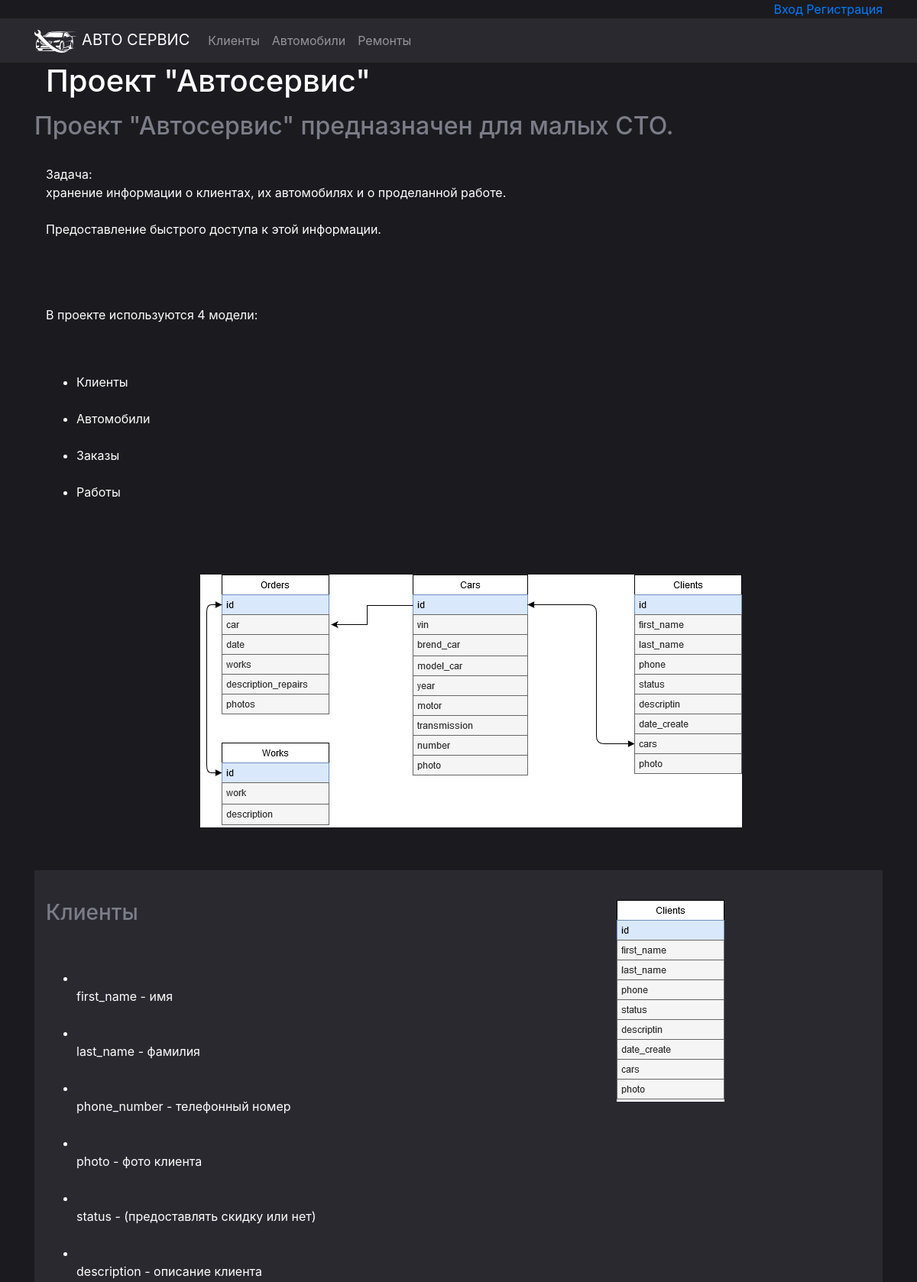
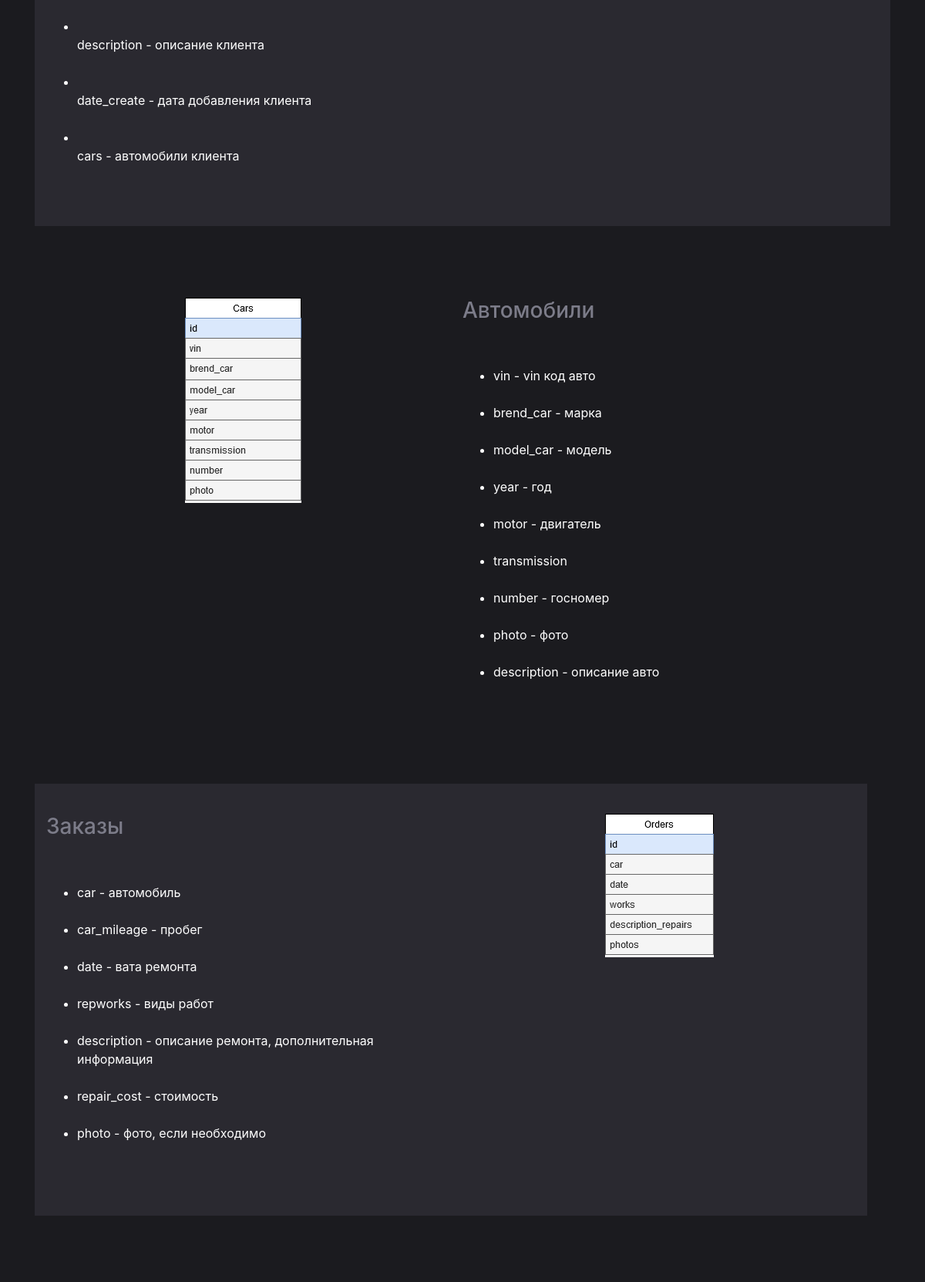
The page / (upper part) on the database its author committed (2 pictures, top to bottom).
### sto/models.py (models this page shows, shortened)
class Article(models.Model):
    article_title = models.CharField('название статьи', max_length=70)
    article_text = models.TextField('текст статьи')
    pub_date = models.DateTimeField('дата публикации', auto_now_add=True)
    homepage = models.BooleanField('Разместить на главной')
    class Meta:
        verbose_name = 'Материал'
        verbose_name_plural = 'Материалы'

### sto/views.py (the view)
# urls.py: path('', views.ArticlesView.as_view(), name='articles_list'),
class ArticlesView(ListView):
    def get(self, request):
        articles = Article.objects.all()
        return render(request, 'articles/articles_list.html', {'articles': articles})

### sto/templates/articles/articles_list.html (shortened to what this page needs)
{% extends 'base.html' %}
{% block content %}
        {% if articles %}
                <div class="container">
            {% for article in articles %}
                {% if article.homepage == True %}
                    <h1>{{ article.article_title }} </h1>
                    {% autoescape off %}
                        {{ article.article_text|linebreaks }}
                    {% endautoescape %}
                {% endif %}
            {% endfor %}
        {% else %}
            Статьи не найдены
        {% endif %}
{% endblock %}

### sto/static/style.css (style rules this page uses)
body { background-color: #1b1b1f; color: white; }
.modeli-text .row { margin-bottom:30px; }
.repair-detail h1, h2, h3 { color:#7c7c89; }
.modeli-text .row { padding:15px 0; }

### rows shown on the page
Article: article_title "Проект \"Автосервис\"", article_text "Проект \"Автосервис\" предназначен для малых СТО. Задача: хранение информации о клиентах, их автомобилях и о проделанной работе. Предоставление быстрого доступа к этой информации. В проекте используются 4 модели: Клиенты Автомобили Заказы Работы Клиенты first_name - имя last_name - фамилия phone_number - телефонный номер photo - фото клиента status - (предоставлять скидку или нет) description - описание клиента description - описание клиента date_create - дата добавления клиента cars - автомобили клиента Автомобили vin - vin код авто brend_car - марка model_car - модель year - год motor - двигатель transmission number - госномер photo - фото description - описание авто Заказы car - автомобиль…", article_text (picture)
